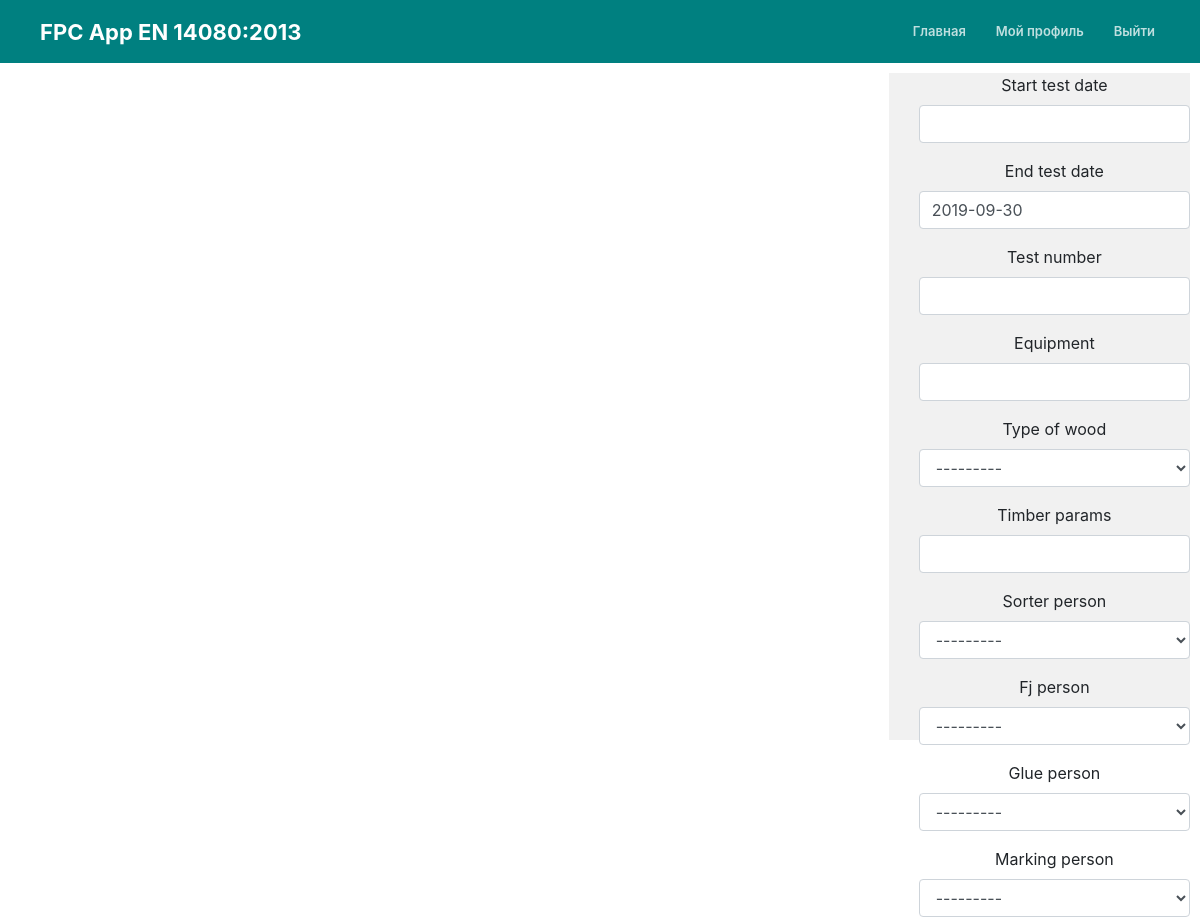
Page /delamtestfilter/ (signed in, upper part) on the earlier database version.
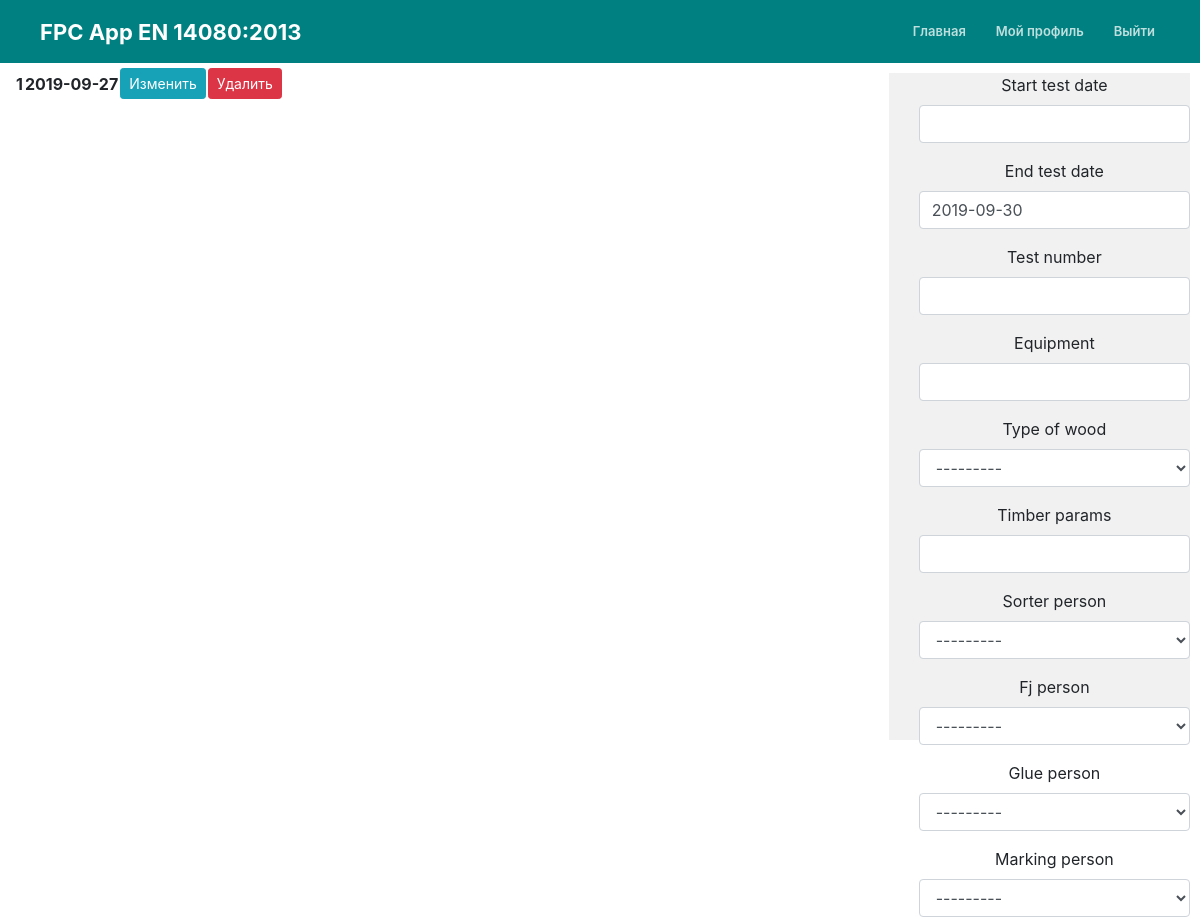
Same page on the later database version.
### mainApp/models.py (models this page shows, shortened)
class TestDelamination(models.Model):
	test_date = models.DateField()
	test_time = models.TimeField(blank=True, null=True, default=def_d_test_time)
	test_number = models.IntegerField(default=def_d_test_number)
	equipment = models.CharField(max_length=100, default=def_d_equipment)
	type_of_wood = models.ForeignKey(Wood_types, on_delete=models.PROTECT, related_name='TestDelamination_type_of_wood', default=def_d_type_of_wood)
	timber_params = models.CharField(max_length=100, default=def_d_timber_params)
	sorter_person = models.ForeignKey(Person, on_delete=models.PROTECT, related_name='TestDelamination_sorter_person', default=def_d_sorter_person)
	fj_person = models.ForeignKey(Person, on_delete=models.PROTECT, related_name='TestDelamination_fj_person', default=def_d_fj_person)
	glue_person = models.ForeignKey(Person, on_delete=models.PROTECT, related_name='TestDelamination_glue_person', default=def_d_glue_person)
	marking_person = models.ForeignKey(Person, on_delete=models.PROTECT, related_name='TestDelamination_marking_person', default=def_d_marking_person)
	air_moisture = models.IntegerField(default=def_d_air_moisture)
	wood_moisture = models.IntegerField(default=def_d_wood_moisture)
	glue_harderner_amount = models.CharField(max_length=100, blank=True, default=def_d_glue_harderner_amount)
	glue_temperature = models.IntegerField(blank=True, null=True, default=def_d_glue_temperature)
	air_temperature = models.IntegerField(default=def_d_air_temperature)
	wood_temperature = models.IntegerField(blank=True, null=True, default=def_d_wood_temperature)
	glue = models.CharField(max_length=100, default=def_d_glue)
	glue_batch_number = models.CharField(max_length=100, default=def_d_glue_batch_number)
	glue_expiration_date = models.DateField()
	sample_thickness = models.FloatField()
	sample_width = models.FloatField()
	sample_length = models.FloatField()
	glue_use_amount = models.IntegerField(default=def_d_glue_use_amount)
	glue_pressure = models.FloatField(default=def_d_glue_pressure)
	start_glue_time = models.TimeField(blank=True, null=True)
	end_glue_time = models.TimeField(blank=True, null=True)
	pressure_time = models.IntegerField(blank=True, null=True)
	number_of_layers = models.IntegerField()
	layer_out_percent = models.IntegerField()
	passed = models.BooleanField(default=False)
	comment = models.TextField(blank=True, null=True)
	photo = models.ImageField(upload_to='uploads', blank=True)
	author = models.ForeignKey(User, blank=True, null=True, on_delete=models.CASCADE)

### mainApp/views.py (the view)
# urls.py: path('delamtestfilter/', today_views.DelaminationTestfilterView, name='delamtestfilter'),
@login_required
def DelaminationTestfilterView(request):
	user = get_object_or_404(User, username=request.user.username)
	delamination_tests = TestDelamination.objects.filter(author=user).order_by('test_number')
	if request.method == 'POST':
		form = DelaminationTestFilterForm(request.POST)
		if form.is_valid():
			if form.cleaned_data.get('start_test_date'):
				start_test_date = form.cleaned_data.get('start_test_date')
				delamination_tests = delamination_tests.filter(test_date__gte=start_test_date).order_by('test_number')
			if form.cleaned_data.get('end_test_date'):
				end_test_date = form.cleaned_data.get('end_test_date')
				delamination_tests = delamination_tests.filter(test_date__lte=end_test_date).order_by('test_number')
			if form.cleaned_data.get('test_number'):
				test_number = form.cleaned_data.get('test_number')
				delamination_tests = delamination_tests.filter(test_number=test_number).order_by('test_number')
			if form.cleaned_data.get('equipment'):
				equipment = form.cleaned_data.get('equipment')
				delamination_tests = delamination_tests.filter(equipment__iexact=equipment).order_by('test_number')
			if form.cleaned_data.get('type_of_wood'):
				type_of_wood = form.cleaned_data.get('type_of_wood')
				delamination_tests = delamination_tests.filter(type_of_wood=type_of_wood).order_by('test_number')
			if form.cleaned_data.get('timber_params'):
				timber_params = form.cleaned_data.get('timber_params')
				delamination_tests = delamination_tests.filter(timber_params__iexact=timber_params).order_by('test_number')
			if form.cleaned_data.get('sorter_person'):
				sorter_person = form.cleaned_data.get('sorter_person')
				delamination_tests = delamination_tests.filter(sorter_person=sorter_person).order_by('test_number')
			if form.cleaned_data.get('fj_person'):
				fj_person = form.cleaned_data.get('fj_person')
				delamination_tests = delamination_tests.filter(fj_person=fj_person).order_by('test_number')
			if form.cleaned_data.get('glue_person'):
				glue_person = form.cleaned_data.get('glue_person')
				delamination_tests = delamination_tests.filter(glue_person=glue_person).order_by('test_number')
			if form.cleaned_data.get('marking_person'):
				marking_person = form.cleaned_data.get('marking_person')
				delamination_tests = delamination_tests.filter(marking_person=marking_person).order_by('test_number')
			if form.cleaned_data.get('air_moisture_from'):
				air_moisture_from = form.cleaned_data.get('air_moisture_from')
				delamination_tests = delamination_tests.filter(air_moisture__gte=air_moisture_from).order_by('test_number')
			if form.cleaned_data.get('air_moisture_to'):
				air_moisture_to = form.cleaned_data.get('air_moisture_to')
				delamination_tests = delamination_tests.filter(air_moisture__lte=air_moisture_to).order_by('test_number')
			if form.cleaned_data.get('wood_moisture_from'):
				wood_moisture_from = form.cleaned_data.get('wood_moisture_from')
				delamination_tests = delamination_tests.filter(wood_moisture__gte=wood_moisture_from).order_by('test_number')
			if form.cleaned_data.get('wood_moisture_to'):
				wood_moisture_to = form.cleaned_data.get('wood_moisture_to')
				delamination_tests = delamination_tests.filter(wood_moisture__lte=wood_moisture_to).order_by('test_number')
			if form.cleaned_data.get('glue_harderner_amount'):
				glue_harderner_amount = form.cleaned_data.get('glue_harderner_amount')
				delamination_tests = delamination_tests.filter(glue_harderner_amount__iexact=glue_harderner_amount).order_by('test_number')
			if form.cleaned_data.get('air_temperature_from'):
				air_temperature_from = form.cleaned_data.get('air_temperature_from')
				delamination_tests = delamination_tests.filter(air_temperature__gte=air_temperature_from).order_by('test_number')
			if form.cleaned_data.get('air_temperature_to'):
				air_temperature_to = form.cleaned_data.get('air_temperature_to')
				delamination_tests = delamination_tests.filter(air_temperature__lte=air_temperature_to).order_by('test_number')
			if form.cleaned_data.get('wood_temperature_from'):
				wood_temperature_from = form.cleaned_data.get('wood_temperature_from')
				delamination_tests = delamination_tests.filter(wood_temperature__gte=wood_temperature_from).order_by('test_number')
			if form.cleaned_data.get('wood_temperature_to'):
				wood_temperature_to = form.cleaned_data.get('wood_temperature_to')
				delamination_tests = delamination_tests.filter(wood_temperature__lte=wood_temperature_to).order_by('test_number')
			if form.cleaned_data.get('glue'):
				glue = form.cleaned_data.get('glue')
				delamination_tests = delamination_tests.filter(glue__iexact=glue).order_by('test_number')
			if form.cleaned_data.get('glue_batch_number'):
				glue_batch_number = form.cleaned_data.get('glue_batch_number')
				delamination_tests = delamination_tests.filter(glue_batch_number=glue_batch_number).order_by('test_number')
			if form.cleaned_data.get('start_glue_expiration_date'):
				start_glue_expiration_date = form.cleaned_data.get('start_glue_expiration_date')
				delamination_tests = delamination_tests.filter(glue_expiration_date__gte=start_glue_expiration_date).order_by('test_number')
			if form.cleaned_data.get('end_glue_expiration_date'):
				end_glue_expiration_date = form.cleaned_data.get('end_glue_expiration_date')
				delamination_tests = delamination_tests.filter(glue_expiration_date__lte=end_glue_expiration_date).order_by('test_number')
			if form.cleaned_data.get('sample_thickness_from'):
				sample_thickness_from = form.cleaned_data.get('sample_thickness_from')
				delamination_tests = delamination_tests.filter(sample_thickness__gte=sample_thickness_from).order_by('test_number')
			if form.cleaned_data.get('sample_thickness_to'):
				sample_thickness_to = form.cleaned_data.get('sample_thickness_to')
				delamination_tests = delamination_tests.filter(sample_thickness__lte=sample_thickness_to).order_by('test_number')
			if form.cleaned_data.get('sample_width_from'):
				sample_width_from = form.cleaned_data.get('sample_width_from')
				delamination_tests = delamination_tests.filter(sample_width__gte=sample_width_from).order_by('test_number')
			if form.cleaned_data.get('sample_width_to'):
				sample_width_to = form.cleaned_data.get('sample_width_to')
				delamination_tests = delamination_tests.filter(sample_width__lte=sample_width_to).order_by('test_number')
			if form.cleaned_data.get('sample_length_from'):
				sample_length_from = form.cleaned_data.get('sample_length_from')
				delamination_tests = delamination_tests.filter(sample_length__gte=sample_length_from).order_by('test_number')
			if form.cleaned_data.get('sample_length_to'):
				sample_length_to = form.cleaned_data.get('sample_length_to')
				delamination_tests = delamination_tests.filter(sample_length__lte=sample_length_to).order_by('test_number')
			if form.cleaned_data.get('glue_use_amount_from'):
				glue_use_amount_from = form.cleaned_data.get('glue_use_amount_from')
				delamination_tests = delamination_tests.filter(glue_use_amount__gte=glue_use_amount_from).order_by('test_number')
			if form.cleaned_data.get('glue_use_amount_to'):
				glue_use_amount_to = form.cleaned_data.get('glue_use_amount_to')
				delamination_tests = delamination_tests.filter(glue_use_amount__lte=glue_use_amount_to).order_by('test_number')
			if form.cleaned_data.get('glue_pressure_from'):
				glue_pressure_from = form.cleaned_data.get('glue_pressure_from')
				delamination_tests = delamination_tests.filter(glue_pressure__gte=glue_pressure_from).order_by('test_number')
			if form.cleaned_data.get('glue_pressure_to'):
				glue_pressure_to = form.cleaned_data.get('glue_pressure_to')
				delamination_tests = delamination_tests.filter(glue_pressure__lte=glue_pressure_to).order_by('test_number')
			if form.cleaned_data.get('start_glue_time_from'):
				start_glue_time_from = form.cleaned_data.get('start_glue_time_from')
				delamination_tests = delamination_tests.filter(start_glue_time__gte=start_glue_time_from).order_by('test_number')
			if form.cleaned_data.get('start_glue_time_to'):
				start_glue_time_to = form.cleaned_data.get('start_glue_time_to')
				delamination_tests = delamination_tests.filter(start_glue_time__lte=start_glue_time_to).order_by('test_number')
			if form.cleaned_data.get('pressure_time_from'):
				pressure_time_from = form.cleaned_data.get('pressure_time_from')
				delamination_tests = delamination_tests.filter(pressure_time__gte=pressure_time_from).order_by('test_number')
			if form.cleaned_data.get('pressure_time_to'):
				pressure_time_to = form.cleaned_data.get('pressure_time_to')
				delamination_tests = delamination_tests.filter(pressure_time__lte=pressure_time_to).order_by('test_number')
			if form.cleaned_data.get('layer_out_percent_from'):
				layer_out_percent_from = form.cleaned_data.get('layer_out_percent_from')
				delamination_tests = delamination_tests.filter(layer_out_percent__gte=layer_out_percent_from).order_by('test_number')
			if form.cleaned_data.get('layer_out_percent_to'):
				layer_out_percent_to = form.cleaned_data.get('layer_out_percent_to')
				delamination_tests = delamination_tests.filter(layer_out_percent__lte=layer_out_percent_to).order_by('test_number')
			if form.cleaned_data.get('passed_true'):
				delamination_tests = delamination_tests.filter(passed=True).order_by('test_number')
			if form.cleaned_data.get('passed_false'):
				delamination_tests = delamination_tests.filter(passed=False).order_by('test_number')
			if form.cleaned_data.get('comment'):
				comment = form.cleaned_data.get('comment')
				delamination_tests = delamination_tests.filter(comment__icontains=comment).order_by('test_number')
	else:
		form = DelaminationTestFilterForm()
	return render(request, 'mainApp/delamination_testsfilter.html', {'delamination_tests': delamination_tests,
		'form': form, })

### mainApp/models.py (called while the page is built)
def def_d_equipment():
	try:
		last_delamtests = TestDelamination.objects.all().order_by('-test_date', '-test_number', '-test_time').first()
		return last_delamtests.equipment
	except: return None

def def_d_glue():
	try:
		last_delamtests = TestDelamination.objects.all().order_by('-test_date', '-test_number', '-test_time').first()
		return last_delamtests.glue
	except: return None

def def_d_glue_harderner_amount():
	try:
		last_delamtests = TestDelamination.objects.all().order_by('-test_date', '-test_number', '-test_time').first()
		return last_delamtests.glue_harderner_amount
	except: return None

def def_d_test_number():
	try:
		last_delamtests = TestDelamination.objects.all().order_by('-test_date', '-test_number', '-test_time').first()
		return (int(last_delamtests.test_number) + 1)
	except: return None

def def_d_test_time():
	try:
		last_delamtests = TestDelamination.objects.all().order_by('-test_date', '-test_number', '-test_time').first()
		return last_delamtests.test_time
	except: return None

	def __str__(self):
		return self.name

	def __str__(self):
		return self.name

### mainApp/templates/mainApp/delamination_testsfilter.html (shortened to what this page needs)
{% extends "mainApp/today.html" %}
{% load crispy_forms_tags %}
{% load bootstrap4 %}
{% block content %}
 <div class="content-section tabletoday">
    {% for test in delamination_tests %}
    <table class="content-section tabletoday">
        <th>{{ test.test_number }}</th>
        <th>{{ test.test_date|date:"Y-m-d" }}</th>
        <th><a class="btn btn-info btn-sm mt-1 mb-1" href="{% url 'delamination-test-update' test.id %}">Изменить</a></th>
        <th><a class="btn btn-danger btn-sm mt-1 mb-1" href="{% url 'delamination-test-delete' test.id %}">Удалить</a></th>
    </table>
    {% endfor %}
</div>
{% endblock content %}
{% block sidebar %}
<form method="POST" action="{% url 'delamtestfilter' %}">
    <th>
    {{ form|crispy }}
    </th>
</form>
{% endblock sidebar %}

Differences in the rows shown:
added TestDelamination: test_number "1", test_date "2019-09-27"
